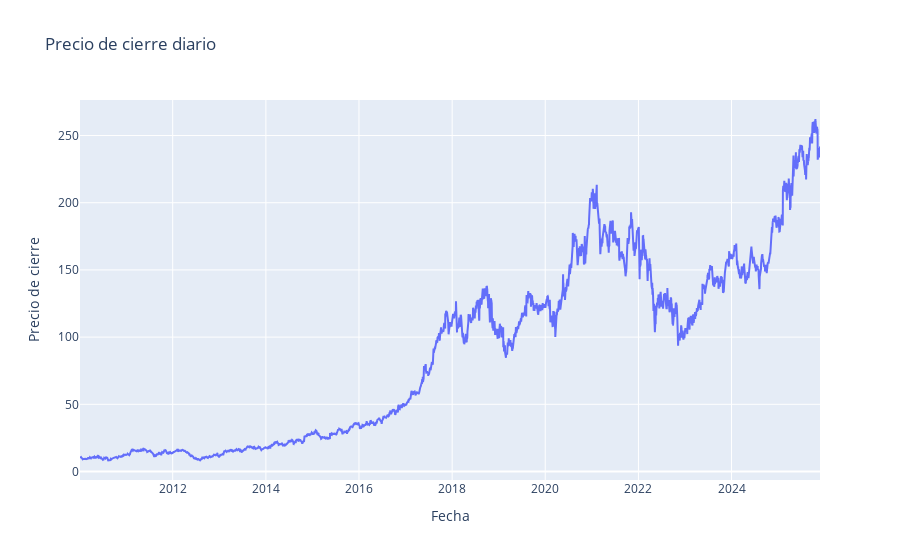

Notebook cell for this chart:
### Code cell
# Definir ticker y rango de fechas
ticker = "TTWO"
start_date = "2010-01-01"
end_date = None

# Descargar datos
data = yf.download(ticker, start=start_date, end=end_date)

# Aplanar columnas en caso de que vengan con MultiIndex
if isinstance(data.columns, pd.MultiIndex):
    data.columns = [' '.join(col).strip() for col in data.columns.values]

# Verificamos si existe la columna 'Close'
if 'Close' in data.columns:
    close_series = data['Close']
else:
    # En algunos casos se llama 'Close Algo', buscamos la columna que contiene 'Close'
    col_close = [c for c in data.columns if 'Close' in c][0]
    close_series = data[col_close]



fig = go.Figure()
fig.add_trace(go.Scatter(x=close_series.index,
                         y=close_series.values,
                         mode='lines',
                         name='Closing Price'))
fig.update_layout(title="Precio de cierre diario",
                  xaxis_title="Fecha",
                  yaxis_title="Precio de cierre")
fig.show()

### Figure 1 — Plotly figure (JSON) as saved in the notebook; plotly's stock layout.template omitted (floating-point values rounded to 4 significant figures; data arrays with more than 128 entries replaced by an {"elided": "..."} marker saying what was removed)
{"data": [{"mode": "lines", "name": "Closing Price", "type": "scatter", "x": {"elided": "4000 str values"}, "y": {"elided": "4000 float values"}}], "layout": {"title": {"text": "Precio de cierre diario"}, "xaxis": {"title": {"text": "Fecha"}}, "yaxis": {"title": {"text": "Precio de cierre"}}}}
